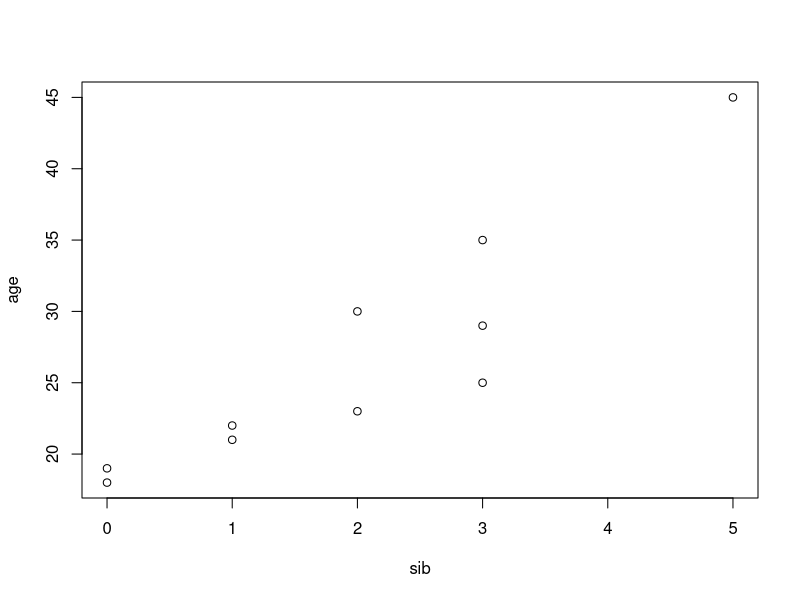
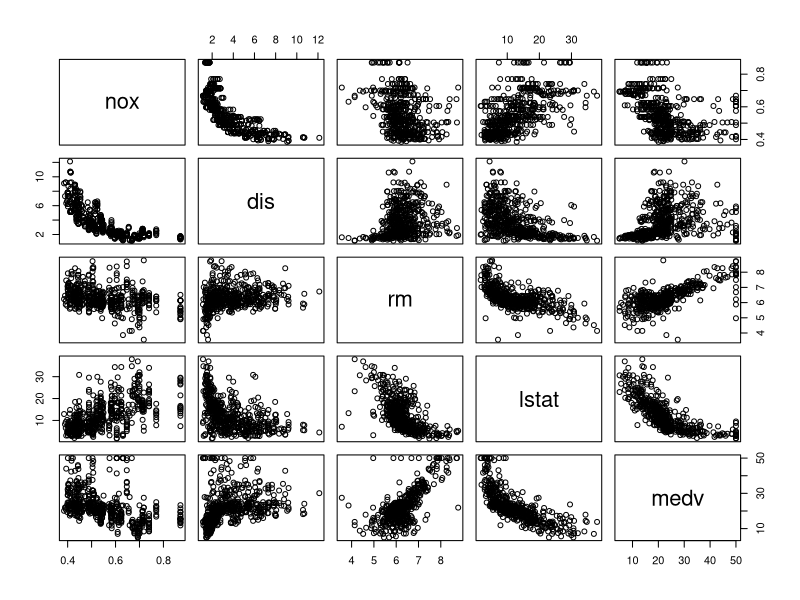
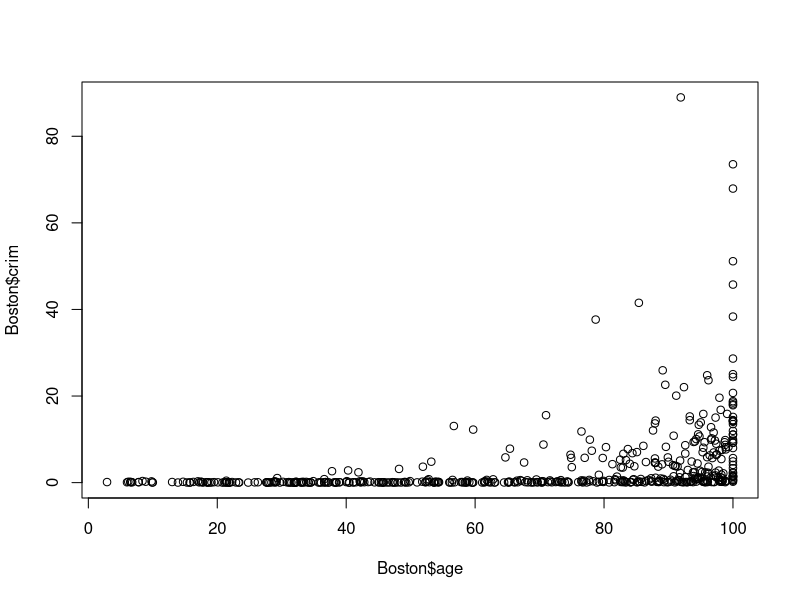
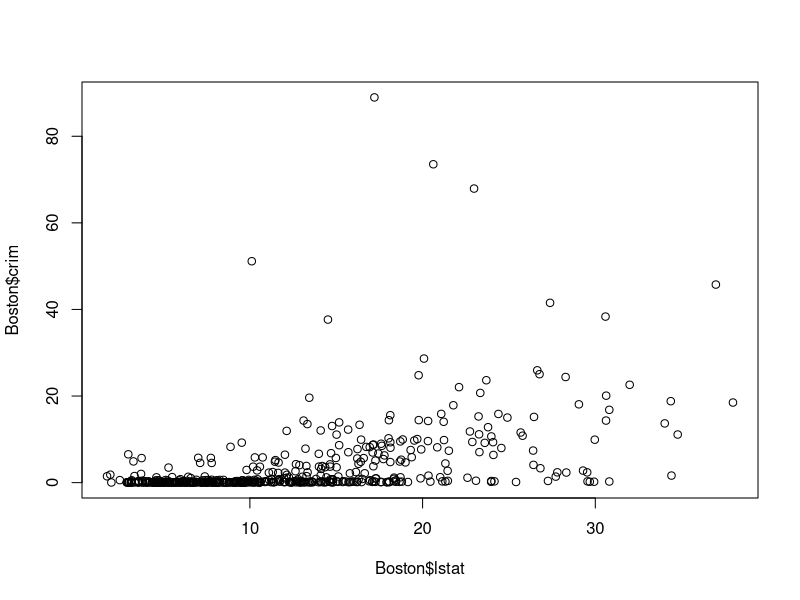
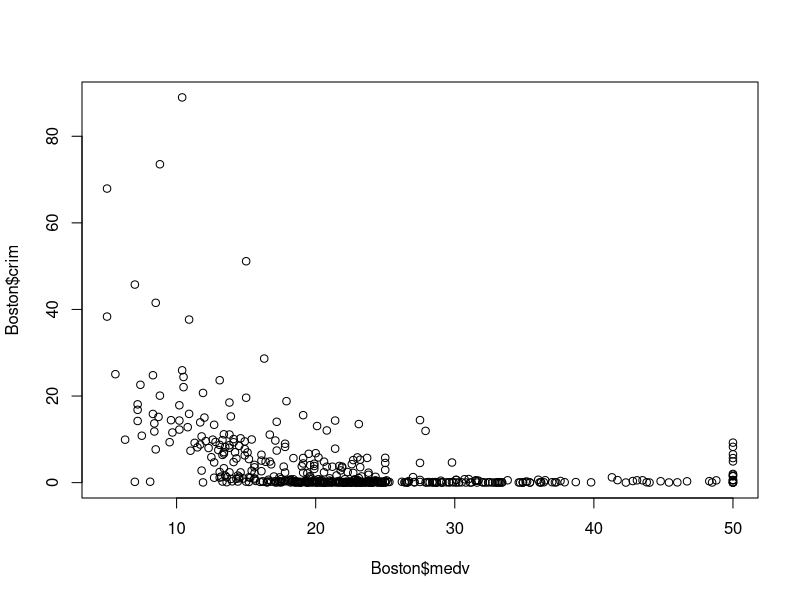
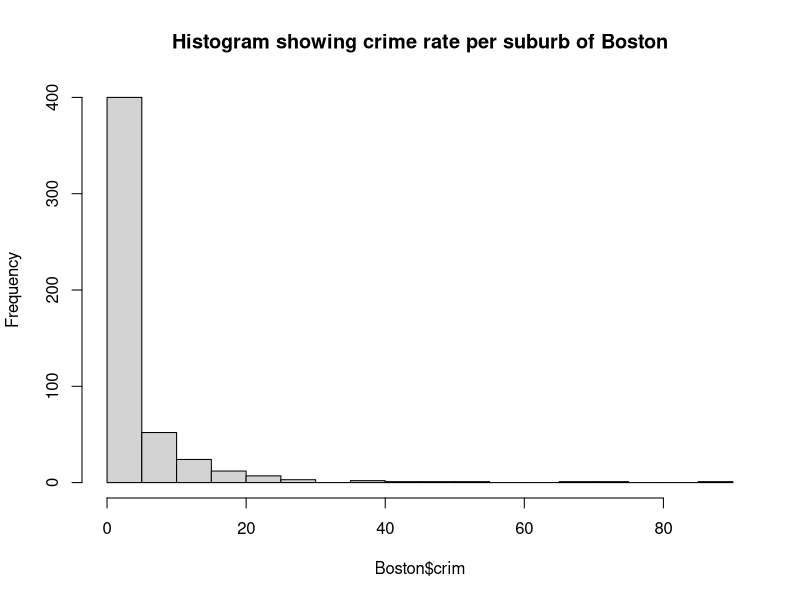
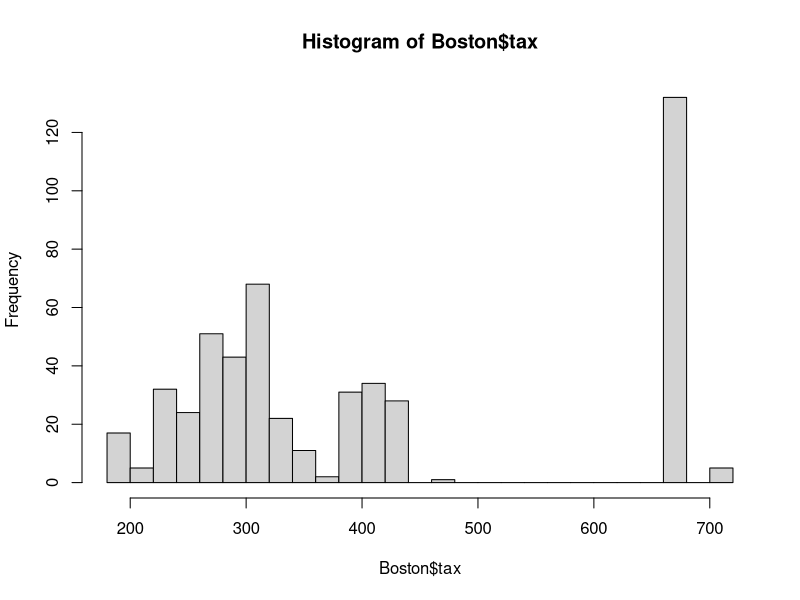
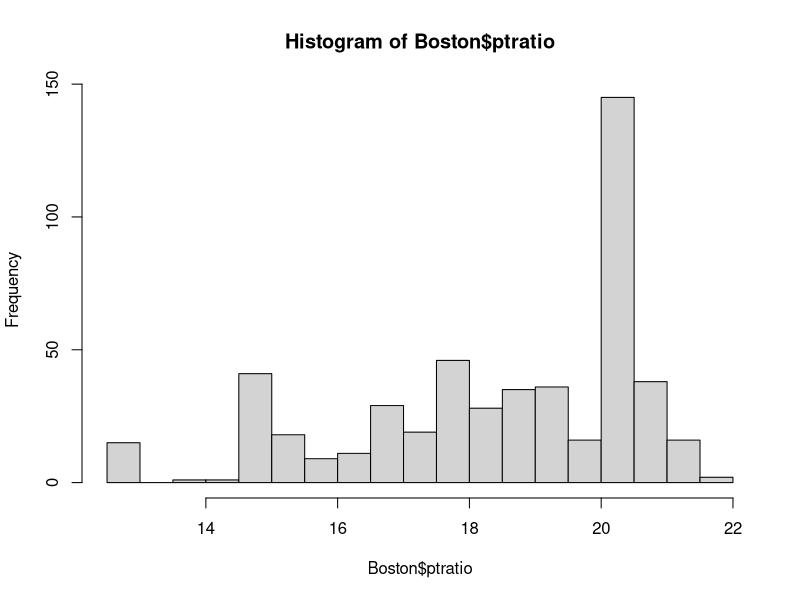

These charts were generated, in order, by the following R code:
## ---- chunk 1
knitr::opts_chunk$set(echo = TRUE)
## ---- chunk 2
x<-c(2,3,0,5,2,1,1,0,3,3)
mean(x)
## ---- chunk 3
median(x)
## ---- chunk 4
names(sort(-table(x)))[1]
## ---- chunk 5
var(x)
## ---- chunk 6
sd(x)
## ---- chunk 7
sib<-c(2,3,0,5,2,1,1,0,3,3)
age<-c(23,25,18,45,30,21,22,19,29,35)
cov(sib,age)
cor(sib,age)
## ---- chunk 8
plot(sib,age)
## ---- chunk 9
library(MASS)
nrow(Boston)
## ---- chunk 10
ncol(Boston)
## ---- chunk 11
pairs(Boston[c('nox','dis','rm','lstat','medv')])
## ---- chunk 12
plot(Boston$age,Boston$crim)
## ---- chunk 13
plot(Boston$lstat,Boston$crim)
## ---- chunk 14
plot(Boston$medv,Boston$crim)
## ---- chunk 15
hist(Boston$crim, breaks = 30, main = "Histogram showing crime rate per suburb of Boston")
## ---- chunk 16
hist(Boston$tax, breaks = 20)
## ---- chunk 17
hist(Boston$ptratio, breaks = 20)
## ---- chunk 18
nrow(subset(Boston,chas==1))
## ---- chunk 19
median(Boston$ptratio)
## ---- chunk 20
subset(Boston, medv==min(Boston$medv))
## ---- chunk 21
summary(Boston)
## ---- chunk 22
nrow(subset(Boston,rm > 7))
## ---- chunk 23
nrow(subset(Boston,rm > 8))
## ---- chunk 24
colMeans(subset(Boston,rm > 8))
## ---- chunk 25
x<-rnorm(100,mean=0,sd=sqrt(1))
## ---- chunk 26
eps<-rnorm(100,mean=0,sd=sqrt(0.25))
## ---- chunk 27
y=-1+(0.5*x)+eps
## ---- chunk 28
plot(x,y)
## ---- chunk 29
fit<-lm(y~x)
summary(fit)
## ---- chunk 30
plot(x,y)
abline(reg=fit, col="red")
abline(a=-1,b=0.5, col="green")
legend("bottomright",c("Least Squares", "Population Regression"), col=c("red", "green"), lty=1,lwd=1)
